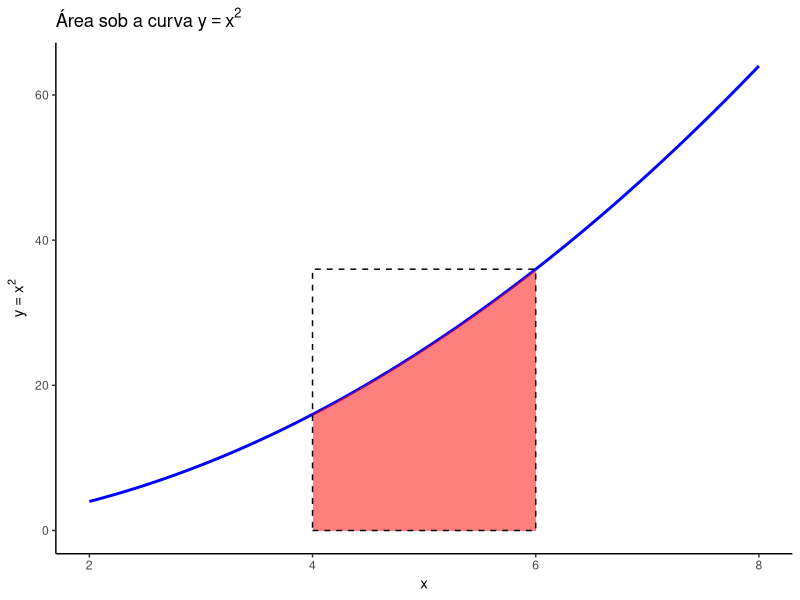
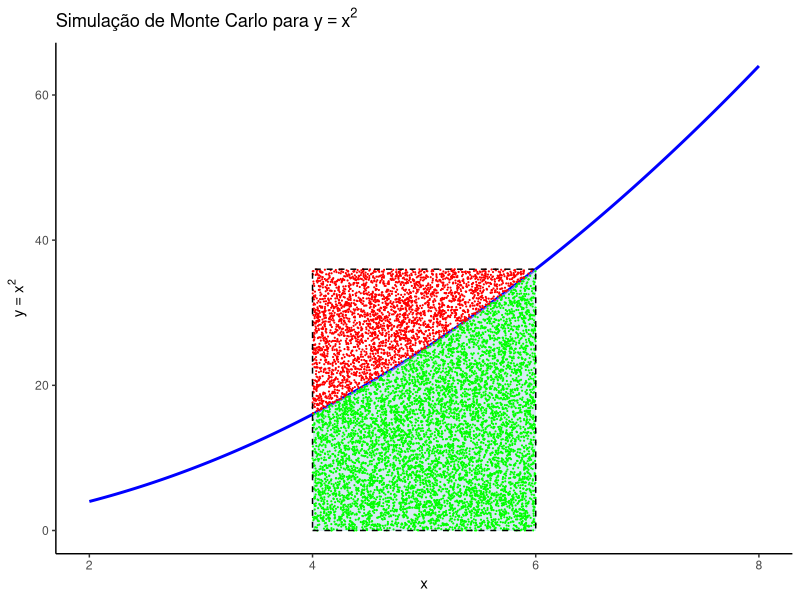
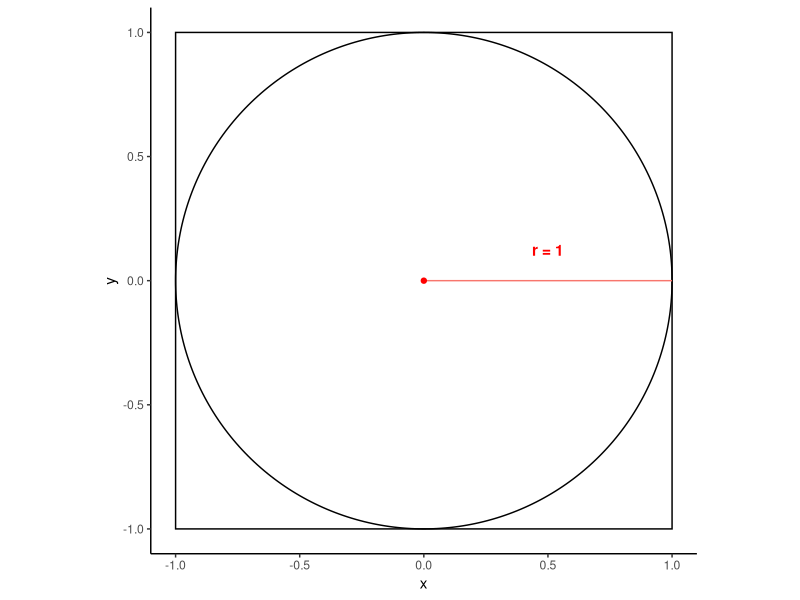
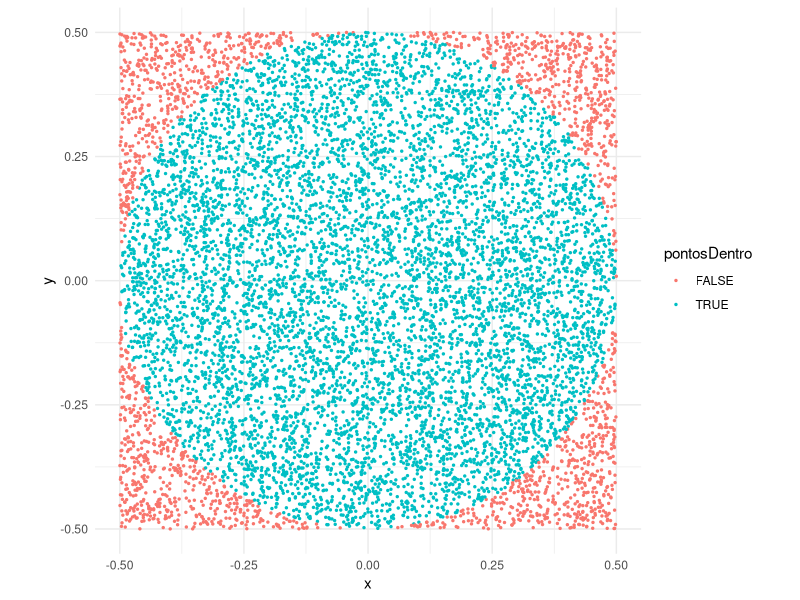
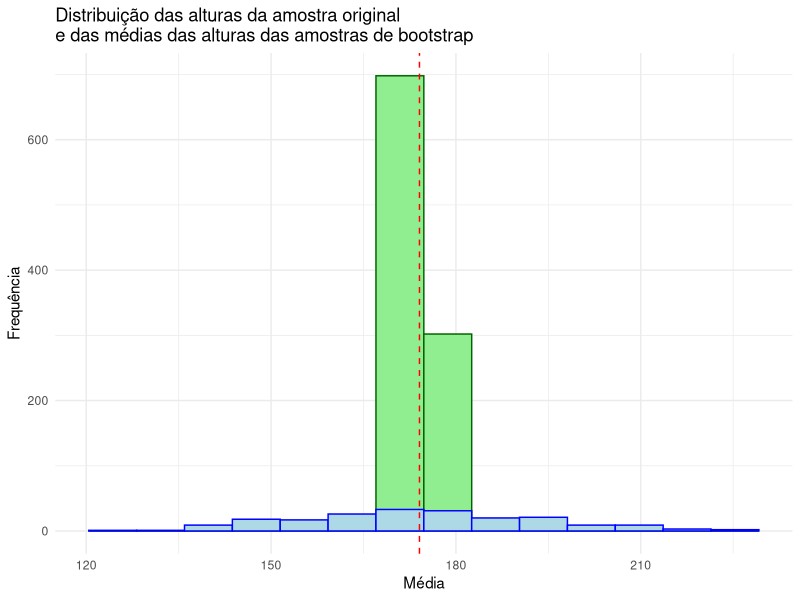
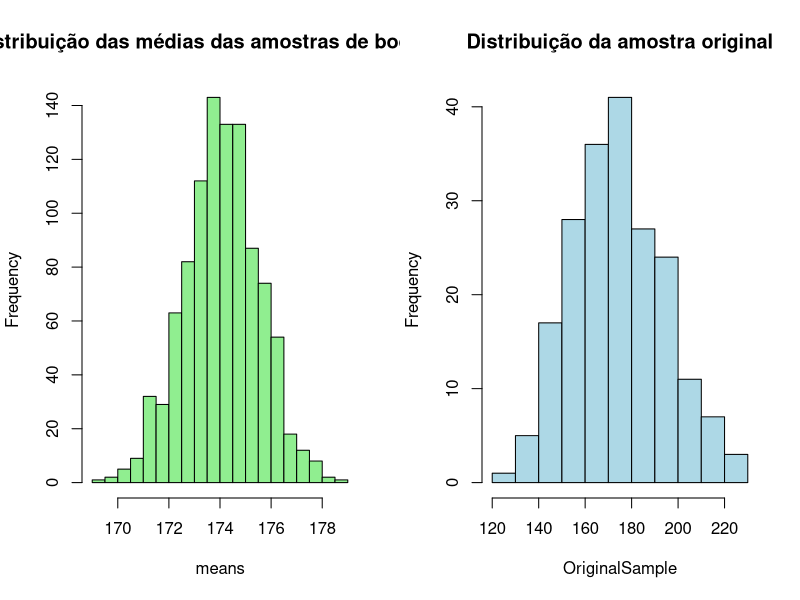

The R script that drew these images, in order:
## ---- chunk 1
# cria uma sequencia crescente de 1 a 10
x2 <- c(1:10)
x2
## ---- chunk 2
# cria uma sequencia decrescente de 20 a 10
x3 <- c(20:10)
x3
## ---- chunk 3
# cria uma sequencia de 1 a 10
# depois insere o número 20, 
# e depois cria uma nova sequencia de 30 a 40
x4 <- c(1:10, 20, 30:40)
x4
## ---- chunk 4
#cria uma sequencia de 1 a 10, aumentando 1 de cada vez, explicitando os argumentos
seq(from = 1, to = 10, by = 1)
## ---- chunk 5
#cria uma sequencia de 1 a 10, aumentando 1 de cada vez
seq(1, 10, 1)
## ---- chunk 6
# cria uma sequencia de 1 a 10 aumentando 0.5 de cada vez
seq(1, 10, 0.5)
## ---- chunk 7
# cria uma sequencia de 5 até 1, diminuindo 0.2 a cada vez
seq(5, 1, -0.2)
## ---- chunk 8
# Replicar o número 5, três vezes
rep(5, times = 3)
## ---- chunk 9
# Replicar cada elemento do vetor c(1, 2, 3) duas vezes
rep(c(1, 2, 3), each = 2)
## ---- chunk 10
# Replicar 1 duas vezes, 2 três vezes e 3 quatro vezes
rep(c(1, 2, 3), times = c(2, 3, 4))
## ---- chunk 11
# Gerar 10 números aleatórios uniformemente distribuídos
# Repetir esse processo 5 vezes com replicate
replicate(5, runif(10))
## ---- chunk 12
# replicando usando o pipe
runif(10) |>
  replicate(n=5)
## ---- chunk 13
# cria o objeto moeda
moeda <- c("cara","coroa")

# Simular o lançamento de uma moeda 2 vezes
sample(moeda, 2, replace = TRUE)
## ---- chunk 14
# replicando 5 vezes os dois lançamentos
replicate(n = 5, sample(moeda, 2, replace = TRUE))
## ---- chunk 15
# Selecionando, de forma aleatória, 5 números entre 1 e 10
x <- 1:10
sample(x, 5)
## ---- chunk 16
set.seed(5)
x <- 1:10
sample(x, 5)
## ---- chunk 17
x <- 1:100
sample(x, 5)
## ---- chunk 18
sample(1:6, 2, replace = TRUE)
## ---- chunk 19
# Replicando 10 vezes a amostragem de 2 números entre 1 e 6
x <- 1:6
replicate(n = 10, sample(x, 2, replace = TRUE))
## ---- chunk 20
replicate(10, sample(1:6, 2, replace = TRUE))
## ---- chunk 21
sample(1:6, 2, replace = TRUE) |>
  replicate(n = 10)
## ---- chunk 22
# cria um conjunto de números distribuidos de forma normal com média = 0 e desvio padrão = 1
x <- rnorm(100) 
# Sorteia 5 desses números
sample(x, 5)
## ---- chunk 23
rnorm(100) |> sample(5)
## ---- chunk 24
moeda <- c("cara", "coroa")
sample(moeda, 1)
## ---- chunk 25
# Definindo parâmetros do modelo
numero_de_rodadas <- 10000
numero_vencedor   <- 7

# Simulando a roleta
set.seed(123)  # Para reprodutibilidade
resultados <- sample(0:36, numero_de_rodadas, replace = TRUE)

# Contando quantas vezes saiu o número vencedor
vitorias <- sum(resultados == numero_vencedor)

# Calculando a proporção de vitórias
proporcao_vitorias <- vitorias / numero_de_rodadas

# Exibindo resultados
cat("Proporção de vitórias ao apostar no número 7:", proporcao_vitorias, "\n")

## ---- chunk 26
# Carregar a biblioteca ggplot2
library(ggplot2)

# Definindo a função
f <- function(x) x^2

# Definindo os limites
x_min <- 4
x_max <- 6
x_range <- c(2, 8)  # Intervalo total para o gráfico
y_max <- f(x_max)

# Criando uma sequência de valores x para a curva
x <- seq(x_range[1], x_range[2], length.out = 1000)
y <- f(x)

# Dados para a área sob a curva
x_area <- seq(x_min, x_max, length.out = 1000)
y_area <- f(x_area)

# Criando o gráfico
ggplot(data = data.frame(x, y), aes(x = x, y = y)) +
  geom_line(color = "blue", size = 1) +  # Curva y = x^2
  geom_ribbon(data = data.frame(x = x_area, ymin = 0, ymax = y_area),
              aes(x = x, ymin = ymin, ymax = ymax),
              fill = "red", alpha = 0.5) +  # Área sob a curva
  annotate("rect", xmin = x_min, xmax = x_max, ymin = 0, ymax = y_max, color = "black", fill = NA, linetype = "dashed") +
  scale_x_continuous(limits = c(2, 8), breaks = seq(2, 8, by = 2)) +  # Limitar o eixo x de 0 a 10 com marcações nos números pares
  labs(title = expression("Área sob a curva " * y == x^2),
       x = "x",
       y = expression(y == x^2)) +
  theme_classic()
## ---- chunk 27
# Carregar a biblioteca ggplot2
library(ggplot2)

# Definindo a função
f <- function(x) x^2

# Definindo os limites
x_min <- 4
x_max <- 6
x_range <- c(2, 8)
y_max <- f(x_max)

# Número de pontos aleatórios a serem gerados
n_pontos <- 10000

# Gerando pontos aleatórios
set.seed(123)
x_pontos <- runif(n_pontos, min = x_min, max = x_max)
y_pontos <- runif(n_pontos, min = 0, max = y_max)

# Verificando quais pontos estão abaixo da curva
abaixo_da_curva <- y_pontos <= f(x_pontos)

# Dados para a área sob a curva
x_area <- seq(x_min, x_max, length.out = 1000)
y_area <- f(x_area)

# Criando o gráfico
ggplot() +
  # Desenhando a curva y = x^2
  geom_line(data = data.frame(x = seq(x_range[1], x_range[2], length.out = 1000), y = f(seq(x_range[1], x_range[2], length.out = 1000))),
            aes(x = x, y = y), color = "blue", size = 1) +
  # Desenhando a área sob a curva
  geom_ribbon(data = data.frame(x = x_area, ymin = 0, ymax = y_area),
              aes(x = x, ymin = ymin, ymax = ymax),
              fill = "lightblue", alpha = 0.5) +
  # Desenhando pontos abaixo da curva
  geom_point(data = data.frame(x = x_pontos[abaixo_da_curva], y = y_pontos[abaixo_da_curva]),
             aes(x = x, y = y), color = "green", size = 0.1) +
  # Desenhando pontos acima da curva
  geom_point(data = data.frame(x = x_pontos[!abaixo_da_curva], y = y_pontos[!abaixo_da_curva]),
             aes(x = x, y = y), color = "red", size = 0.1) +
  # Adicionando o retângulo
  annotate("rect", xmin = x_min, xmax = x_max, ymin = 0, ymax = y_max, color = "black", fill = NA, linetype = "dashed") +
  # Configurando o eixo x para mostrar números pares
  scale_x_continuous(limits = x_range, breaks = seq(0, 10, by = 2)) +
  labs(title = expression("Simulação de Monte Carlo para " * y == x^2),
       x = "x",
       y = expression(y == x^2)) +
  theme_classic()

## ---- chunk 28
# Definindo o modelo e os limites
f <- function(x) x^2
x_min <- 4
x_max <- 6
y_min <- 0
y_max <- f(x_max)

# Definindo o número de pontos aleatórios a serem gerados
n_pontos <- 10000

# Gerando pontos aleatórios
set.seed(123)  # Para reprodutibilidade
x <- runif(n_pontos, min = x_min, max = x_max)
y <- runif(n_pontos, min = y_min, max = y_max)

# Verificando quantos pontos estão abaixo da curva
# variável lógica que será verdadeira se y for menor que x^2
abaixo_da_curva     <- y <= f(x) 

# podemos somar os valores verdadeiros, pois no R  TRUE tem o valor = 1
pt_abaixo_da_curva <- sum(abaixo_da_curva)

# Calculando a área
area_retangulo <- (x_max - x_min) * (y_max - y_min)
area_estimada  <- area_retangulo * (pt_abaixo_da_curva / n_pontos) 

# Exibindo o resultado
cat("A área estimada abaixo da curva y = x^2 entre x = 4 e x = 6 é aproximadamente:", area_estimada, "\n")

## ---- chunk 29
library(ggforce)
ggplot() +
  coord_fixed(ratio = 1) +
  geom_rect(aes(xmin = -1, xmax = 1, ymin = -1, ymax = 1), 
            fill = "white", alpha = 0.4, color = "black") +
  geom_circle(aes(x0 = 0, y0 = 0, r = 1), inherit.aes = FALSE) + 
  geom_segment(aes(x = 0, y = 0, xend = 1, yend = 0, colour = "red"), show.legend = FALSE) +
  annotate("point", x = 0, y = 0, colour = "red") +
  annotate("text", label="r = 1" , x = 0.5, y = 0.125, colour = "red", fontface="bold") +
  theme_classic()
## ---- chunk 30
trials <- 10000
pontos <- data.frame(x = runif(trials, -0.5, 0.5),
                     y = runif(trials, -0.5, 0.5))
## ---- chunk 31
library(dplyr)
pontos <- pontos |>
          mutate(raio = sqrt(x^2 + y^2),
                 pontosDentro = raio <= 0.5)
head(pontos)
## ---- chunk 32
library(ggplot2)
ggplot(pontos) +
    geom_point(aes(x = x, y = y, color = pontosDentro), size = 0.5) +
    coord_fixed( ratio=1) +
    theme_minimal()
## ---- chunk 33
dentro <- sum(pontos$pontosDentro)
total  <- nrow(pontos)
R <- dentro/total
piApprox <- 4 * R
piApprox
## ---- chunk 34
trials <- 10000000
pontos <- data.frame(x = runif(trials, -0.5, 0.5),
                     y = runif(trials, -0.5, 0.5)) |>
          mutate(raio = sqrt(x^2 + y^2),
                 pontosDentro = raio <= 0.5)

R <- sum(pontos$pontosDentro) / nrow(pontos)
piApprox <- 4 * R
piApprox
## ---- chunk 35
pop <- rnorm(n = 100000, mean = 175, sd = 20 )
OriginalSample <- sample(pop, 200, replace = FALSE)
## ---- chunk 36
t.test(pop)
t.test(OriginalSample)
## ---- chunk 37
bootSamples <- replicate(1000, sample(OriginalSample, size = length(OriginalSample), replace = TRUE))
## ---- chunk 38
# criando uma vetor "means" com as médias de cada uma das amostras do boostrap
means <- apply(bootSamples, 2, mean)
## ---- chunk 39
library(ggplot2)
ggplot() +
  geom_histogram(aes(x = means), bins = 14, fill = "lightgreen", col="darkgreen") +
  geom_histogram(aes(x = OriginalSample), bins = 14, fill = "lightblue", col="blue") +
  geom_vline(xintercept = mean(OriginalSample), color = "red", linetype = "dashed") +
  labs(title = "Distribuição das alturas da amostra original\ne das médias das alturas das amostras de bootstrap",
       x = "Média",
       y = "Frequência") +
  theme_minimal()
## ---- chunk 40
par(mfrow = c(1, 2))
hist(means,breaks = 14, main = "Distribuição das médias das amostras de bootstrap", col="lightgreen")
hist(OriginalSample, breaks = 14, main = "Distribuição da amostra original", col="lightblue")
